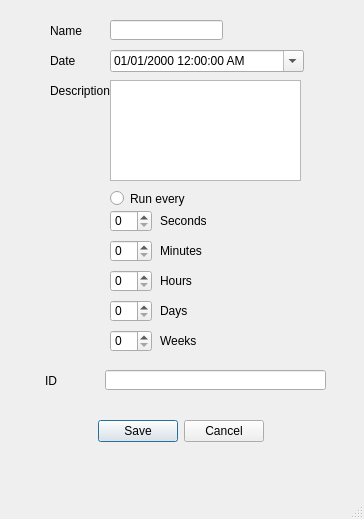
<?xml version="1.0" encoding="UTF-8"?>
<ui version="4.0">
 <class>MainWindow</class>
 <widget class="QMainWindow" name="MainWindow">
  <property name="geometry">
   <rect>
    <x>0</x>
    <y>0</y>
    <width>364</width>
    <height>519</height>
   </rect>
  </property>
  <property name="windowTitle">
   <string>MainWindow</string>
  </property>
  <widget class="QWidget" name="centralwidget">
   <widget class="QPlainTextEdit" name="jobDescEdit">
    <property name="geometry">
     <rect>
      <x>110</x>
      <y>80</y>
      <width>191</width>
      <height>101</height>
     </rect>
    </property>
    <property name="verticalScrollBarPolicy">
     <enum>Qt::ScrollBarAlwaysOff</enum>
    </property>
   </widget>
   <widget class="QDateTimeEdit" name="jobDateTimeEdit">
    <property name="geometry">
     <rect>
      <x>110</x>
      <y>50</y>
      <width>194</width>
      <height>22</height>
     </rect>
    </property>
    <property name="displayFormat">
     <string>dd/MM/yyyy hh:mm:ss AP</string>
    </property>
    <property name="calendarPopup">
     <bool>true</bool>
    </property>
   </widget>
   <widget class="QLabel" name="label">
    <property name="geometry">
     <rect>
      <x>50</x>
      <y>20</y>
      <width>47</width>
      <height>21</height>
     </rect>
    </property>
    <property name="text">
     <string>Name</string>
    </property>
   </widget>
   <widget class="QLabel" name="label_2">
    <property name="geometry">
     <rect>
      <x>50</x>
      <y>80</y>
      <width>61</width>
      <height>21</height>
     </rect>
    </property>
    <property name="text">
     <string>Description</string>
    </property>
   </widget>
   <widget class="QLabel" name="label_3">
    <property name="geometry">
     <rect>
      <x>50</x>
      <y>50</y>
      <width>61</width>
      <height>21</height>
     </rect>
    </property>
    <property name="text">
     <string>Date</string>
    </property>
   </widget>
   <widget class="QLineEdit" name="jobNameEdit">
    <property name="geometry">
     <rect>
      <x>110</x>
      <y>20</y>
      <width>113</width>
      <height>20</height>
     </rect>
    </property>
   </widget>
   <widget class="QLabel" name="label_4">
    <property name="geometry">
     <rect>
      <x>45</x>
      <y>370</y>
      <width>61</width>
      <height>21</height>
     </rect>
    </property>
    <property name="text">
     <string>ID</string>
    </property>
   </widget>
   <widget class="QLineEdit" name="jobIdEdit">
    <property name="geometry">
     <rect>
      <x>105</x>
      <y>370</y>
      <width>221</width>
      <height>20</height>
     </rect>
    </property>
    <property name="readOnly">
     <bool>true</bool>
    </property>
   </widget>
   <widget class="QDialogButtonBox" name="dialogButton">
    <property name="geometry">
     <rect>
      <x>40</x>
      <y>420</y>
      <width>281</width>
      <height>23</height>
     </rect>
    </property>
    <property name="orientation">
     <enum>Qt::Horizontal</enum>
    </property>
    <property name="standardButtons">
     <set>QDialogButtonBox::Cancel|QDialogButtonBox::Save</set>
    </property>
    <property name="centerButtons">
     <bool>true</bool>
    </property>
   </widget>
   <widget class="QLabel" name="label_8">
    <property name="geometry">
     <rect>
      <x>160</x>
      <y>210</y>
      <width>47</width>
      <height>21</height>
     </rect>
    </property>
    <property name="text">
     <string>Seconds</string>
    </property>
   </widget>
   <widget class="QLabel" name="label_6">
    <property name="geometry">
     <rect>
      <x>160</x>
      <y>330</y>
      <width>47</width>
      <height>21</height>
     </rect>
    </property>
    <property name="text">
     <string>Weeks</string>
    </property>
   </widget>
   <widget class="QRadioButton" name="jobIntervalTriggerButton">
    <property name="geometry">
     <rect>
      <x>110</x>
      <y>190</y>
      <width>82</width>
      <height>17</height>
     </rect>
    </property>
    <property name="text">
     <string>Run every</string>
    </property>
   </widget>
   <widget class="QSpinBox" name="daysSpinBox">
    <property name="geometry">
     <rect>
      <x>110</x>
      <y>300</y>
      <width>42</width>
      <height>22</height>
     </rect>
    </property>
    <property name="minimum">
     <number>0</number>
    </property>
    <property name="maximum">
     <number>99</number>
    </property>
    <property name="value">
     <number>0</number>
    </property>
   </widget>
   <widget class="QSpinBox" name="hoursSpinBox">
    <property name="geometry">
     <rect>
      <x>110</x>
      <y>270</y>
      <width>42</width>
      <height>22</height>
     </rect>
    </property>
    <property name="minimum">
     <number>0</number>
    </property>
    <property name="maximum">
     <number>99</number>
    </property>
    <property name="value">
     <number>0</number>
    </property>
   </widget>
   <widget class="QSpinBox" name="weeksSpinBox">
    <property name="geometry">
     <rect>
      <x>110</x>
      <y>330</y>
      <width>42</width>
      <height>22</height>
     </rect>
    </property>
    <property name="minimum">
     <number>0</number>
    </property>
    <property name="maximum">
     <number>99</number>
    </property>
    <property name="value">
     <number>0</number>
    </property>
   </widget>
   <widget class="QSpinBox" name="secondsSpinBox">
    <property name="geometry">
     <rect>
      <x>110</x>
      <y>210</y>
      <width>42</width>
      <height>22</height>
     </rect>
    </property>
    <property name="minimum">
     <number>0</number>
    </property>
    <property name="maximum">
     <number>99</number>
    </property>
    <property name="value">
     <number>0</number>
    </property>
   </widget>
   <widget class="QLabel" name="label_5">
    <property name="geometry">
     <rect>
      <x>160</x>
      <y>300</y>
      <width>47</width>
      <height>21</height>
     </rect>
    </property>
    <property name="text">
     <string>Days</string>
    </property>
   </widget>
   <widget class="QSpinBox" name="minutesSpinBox">
    <property name="geometry">
     <rect>
      <x>110</x>
      <y>240</y>
      <width>42</width>
      <height>22</height>
     </rect>
    </property>
    <property name="minimum">
     <number>0</number>
    </property>
    <property name="maximum">
     <number>99</number>
    </property>
    <property name="value">
     <number>0</number>
    </property>
   </widget>
   <widget class="QLabel" name="label_7">
    <property name="geometry">
     <rect>
      <x>160</x>
      <y>270</y>
      <width>47</width>
      <height>21</height>
     </rect>
    </property>
    <property name="text">
     <string>Hours</string>
    </property>
   </widget>
   <widget class="QLabel" name="label_9">
    <property name="geometry">
     <rect>
      <x>160</x>
      <y>240</y>
      <width>47</width>
      <height>21</height>
     </rect>
    </property>
    <property name="text">
     <string>Minutes</string>
    </property>
   </widget>
  </widget>
  <widget class="QStatusBar" name="statusbar"/>
 </widget>
 <resources/>
 <connections/>
</ui>
